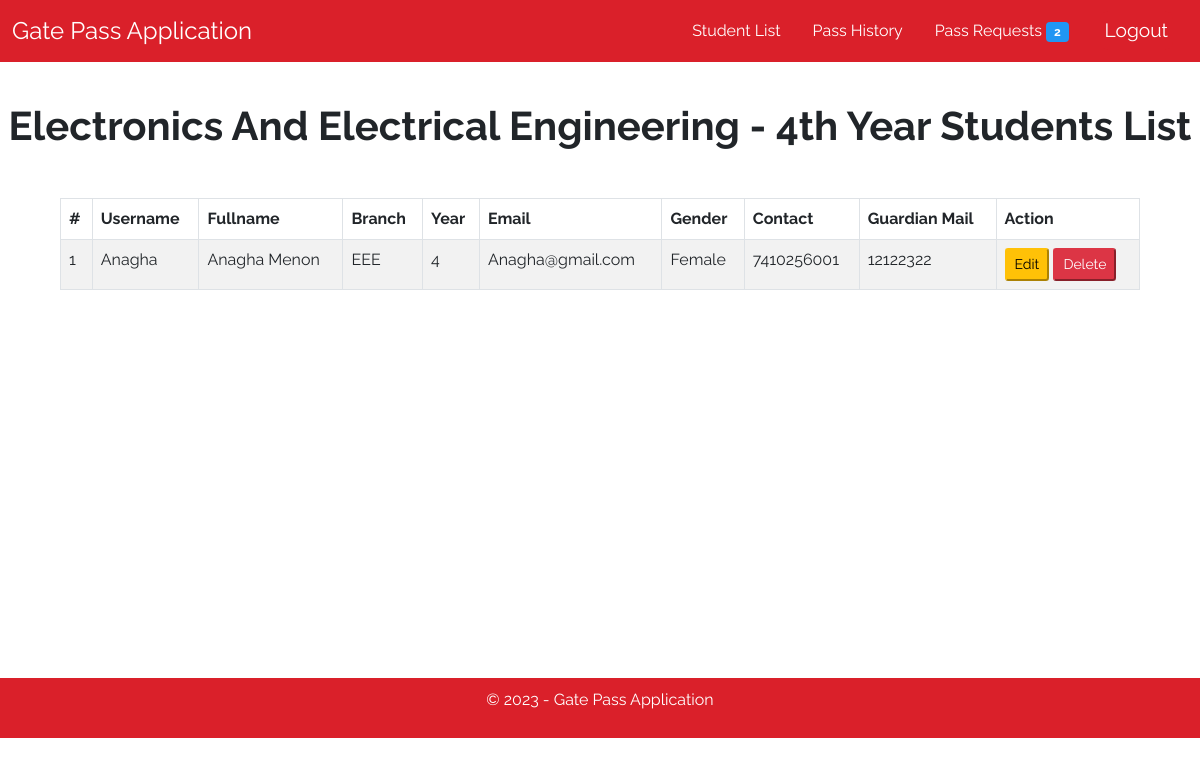
Screenshot of /eee4.php (signed in) with the database file from the repository.
### tables this page shows
CREATE TABLE `users` (
  `id` int(11) NOT NULL,
  `fullname` varchar(255) NOT NULL,
  `name` varchar(255) NOT NULL,
  `password` varchar(255) NOT NULL,
  `type` varchar(150) NOT NULL,
  `email` varchar(255) NOT NULL,
  `gender` varchar(150) NOT NULL,
  `department` varchar(255) NOT NULL,
  `year` varchar(20) NOT NULL,
  `phone` varchar(150) NOT NULL,
  `gnmail` varchar(150) NOT NULL
);

### eee4.php (the view, shortened to what this page needs)
<?php
if(!isset($_SESSION["sess_user"])){
  header("Location: index.php");
}
else{
?>
<!DOCTYPE html>
<html lang="en">
<head>
<link href="https://cdn.jsdelivr.net/npm/bootstrap@5.0.0-beta2/dist/css/bootstrap.min.css" rel="stylesheet"
>
    <link rel="stylesheet" href="css/style.css">
</head>
<body>
    <nav class="navbar header-nav navbar-expand-lg navbar-light bg-light">
        <div class="container-fluid">
            <a class="navbar-brand" href="admin.php">Gate Pass Application</a>
            <ul class="nav justify-content-end">
            <li class="nav-item">
                <a class="nav-link" href="registeredstudents.php" style="color:white;">Student List</a>
            </li>
            <li class="nav-item">
                <a class="nav-link" href="leave_history.php" style="color:white;">Pass History</a>
            </li>
            <li class="nav-item">
            <a class="nav-link" href="admin.php" style="color:white;">Pass Requests <span class="badge badge-pill" style="background-color:#2196f3;"><?php include('count_req.php');?></span></a>
            </li>
            <li class="nav-item">
            <button id="logout" onclick="window.location.href='logout.php';">Logout</button> </div>
    </nav>
    <h1>Electronics And Electrical Engineering  - 4th Year Students List</h1>
    <div class="mycontainer">
        <div class="table-responsive">
              <table class="table table-bordered table-hover table-striped">
                  <thead>
                      <th>#</th>
                      <th>Username</th>
                      <th>Fullname</th>
                      <th>Branch</th>
                      <th>Year</th>
                      <th>Email</th>
                      <th>Gender</th>
                      <th>Contact</th>
                      <th>Guardian Mail</th>
                      <th>Action</th>
                  </thead>
                  <tbody>
                    <?php
                          $leaves = mysqli_query($conn,"SELECT * FROM users WHERE type = 'Employee' AND department='EEE' AND year='4'");
                          if($leaves){
                            $numrow = mysqli_num_rows($leaves);
                            if($numrow!=0){
                              $cnt=1;
                              while($row1 = mysqli_fetch_array($leaves))
                                echo "<tr>
                                        <td>$cnt</td>
                                        <td>{$row1['name']}</td>
                                        <td>{$row1['fullname']}</td>
                                        <td>{$row1['department']}</td>
                                        <td>{$row1['year']}</td>
                                        <td>{$row1['email']}</td>
                                        <td>{$row1['gender']}</td>
                                        <td>{$row1['phone']}</td>
                                        <td>{$row1['gnmail']}</td>
                                        <td><a href=\"edit.php?id={$row1['id']}\"><button class='btn-warning btn-sm'>Edit</button></a> <a href=\"delete_emp.php?id={$row1['id']}\"><button class='btn-danger btn-sm' >Delete</button></a></td>
                                      </tr>";
                             $cnt++; }
                             else {
                              echo"<tr class='text-center'><td colspan='12'>YOU DON'T HAVE ANY LEAVE HISTORY! PLEASE APPLY TO VIEW YOUR STATUS HERE!</td></tr>";
                            }
                          }
                          else{
                            echo "Query Error : " . "SELECT descr,status FROM leaves WHERE eid='".$_SESSION['sess_eid']."'" . "<br>" . mysqli_error($conn);;
                          }
                      ?>
                  </tbody>
              </table>
          </div>
    </div>
    <footer class="footer navbar navbar-expand-lg navbar-light bg-light" style="color:white;">
    <div>
    <p class="text-center">&copy; <?php echo date("Y"); ?> - Gate Pass Application</p>
    </div>
    </footer>
</body>
</html>
<?php
}
?>

### css/style.css (style rules this page uses)
* { margin: 0px; box-sizing: border-box; font-family: 'Raleway', sans-serif; }
body { max-width: 100vw; overflow-x: hidden; height: 100vh; }
.header-nav { position: sticky; top: 0; z-index: 999; background-color: #da202a !important; }
.navbar-brand { font-size: 1.5em; color: white !important; font-weight: 400; }
#register, #logout { float: right; padding: 5px; text-decoration: none; color: white; font-size: 1.2em; margin: auto 15px; font-weight: 400; width: max-content; }
#logout { outline: none; border:none; background-color: #da202a; color: white; border-radius: 8px; }
.footer { width: 100%; display: flex; align-items: center; justify-content: center; width: 100%; padding: 10px; bottom: 0; background-color: #da202a !important; color:white; bottom: 0px; }
.footer > div { width: 100%; display: flex; align-items: center; justify-content: center; }

### eee4.php (style rules this page uses)
* { font-family: 'Raleway', sans-serif; }
h1 { text-align: center; font-size: 2.5em; font-weight: bold; padding-top: 1em; }
.mycontainer { width: 90%; margin: 1.5rem auto; min-height: 60vh; }
.mycontainer table { margin: 1.5rem auto; }

### rows the page displays
users: cnt "1", name "Anagha", fullname "Anagha Menon", department "EEE", year "4", email "Anagha@gmail.com", gender "Female", phone "7410256001", gnmail "12122322"

### other values shown
$query->num_rows "2"
